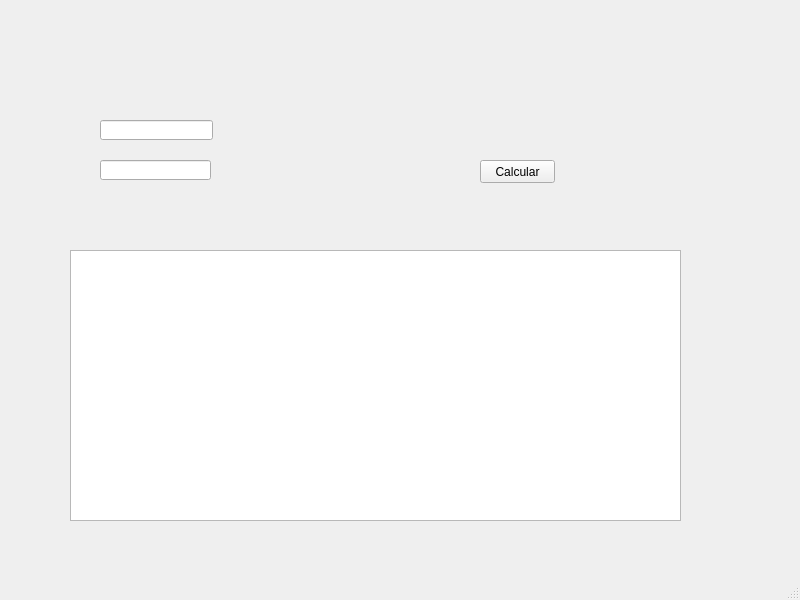
<?xml version="1.0" encoding="UTF-8"?>
<ui version="4.0">
 <class>MainWindow</class>
 <widget class="QMainWindow" name="MainWindow">
  <property name="geometry">
   <rect>
    <x>0</x>
    <y>0</y>
    <width>800</width>
    <height>600</height>
   </rect>
  </property>
  <property name="windowTitle">
   <string>MainWindow</string>
  </property>
  <widget class="QWidget" name="centralwidget">
   <widget class="QPushButton" name="pushButton">
    <property name="geometry">
     <rect>
      <x>480</x>
      <y>160</y>
      <width>75</width>
      <height>23</height>
     </rect>
    </property>
    <property name="text">
     <string>Calcular</string>
    </property>
   </widget>
   <widget class="QTextEdit" name="textEdit">
    <property name="enabled">
     <bool>true</bool>
    </property>
    <property name="geometry">
     <rect>
      <x>70</x>
      <y>250</y>
      <width>611</width>
      <height>271</height>
     </rect>
    </property>
   </widget>
   <widget class="QLineEdit" name="lineEdit">
    <property name="geometry">
     <rect>
      <x>100</x>
      <y>160</y>
      <width>111</width>
      <height>20</height>
     </rect>
    </property>
   </widget>
   <widget class="QLineEdit" name="lineEdit_2">
    <property name="geometry">
     <rect>
      <x>100</x>
      <y>120</y>
      <width>113</width>
      <height>20</height>
     </rect>
    </property>
   </widget>
  </widget>
  <widget class="QMenuBar" name="menubar">
   <property name="geometry">
    <rect>
     <x>0</x>
     <y>0</y>
     <width>800</width>
     <height>18</height>
    </rect>
   </property>
  </widget>
  <widget class="QStatusBar" name="statusbar"/>
 </widget>
 <resources/>
 <connections/>
</ui>
